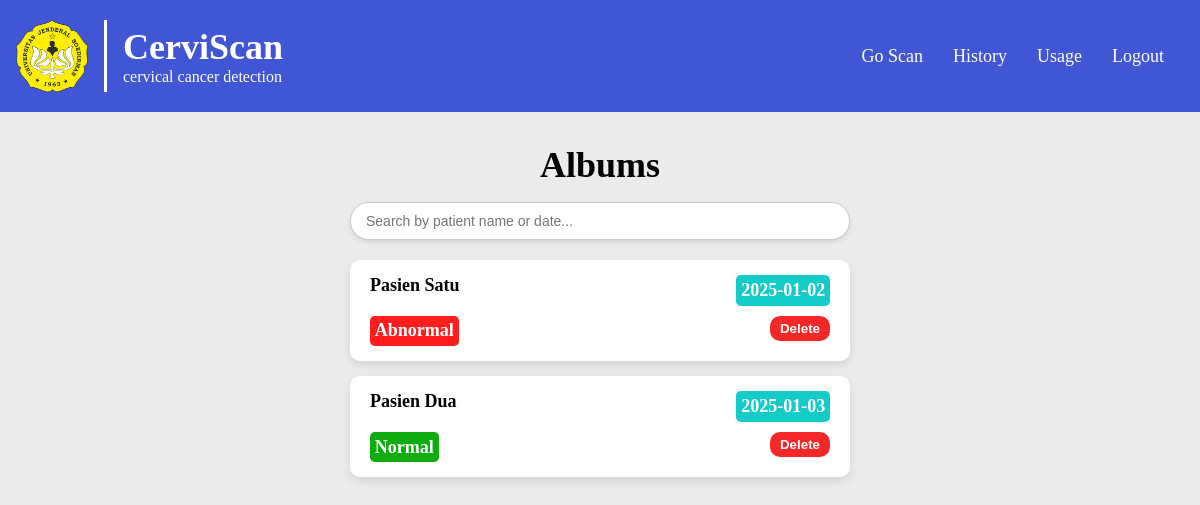
Page /history (signed in) on the earlier database version.
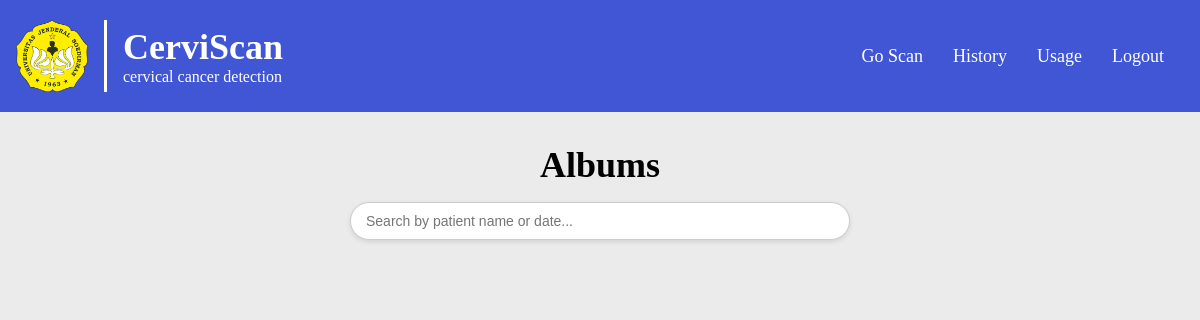
Same page on the later database version.
### app.py (models this page shows)
class History(db.Model):
    id = db.Column(db.Integer, primary_key=True)
    user_id = db.Column(db.Integer, db.ForeignKey('users.id'), nullable=False)
    name = db.Column(db.String(250), nullable=False)
    dob = db.Column(db.String(50), nullable=False)
    original = db.Column(db.String(250), nullable=False)
    gray = db.Column(db.String(250), nullable=False)
    mask = db.Column(db.String(250), nullable=False)
    segmented = db.Column(db.String(250), nullable=False)
    features = db.Column(db.PickleType, nullable=False)
    prediction = db.Column(db.String(250), nullable=False)
    date = db.Column(db.DateTime, default=datetime.utcnow)

### app.py (the view)
@app.route('/history', methods=['GET'])
@login_required
def history_page():
    user_history = History.query.filter_by(user_id=current_user.id).all()
    return render_template('history.html', history=user_history)

### app.py (called while the page is built)
@login_manager.user_loader
def loader_user(user_id):
    return Users.query.get(user_id)

### templates/history.html (shortened to what this page needs)
{% extends 'base.html' %} {% block title %} History {% endblock %} {% block
content %}
<div class="page-container albums">
    <div class="albums-section">
        <h1>Albums</h1>
        <div class="search-container">
            <input
                type="text"
                class="search-bar"
                id="search-bar"
                placeholder="Search by patient name or date..."
                onkeyup="filterHistory()"
            />
        </div>
        {% for entry in history %}
        <a
            class="album-card"
            href="/history/{{ entry.id }}"
            data-name="{{ entry.name|lower }}"
            data-date="{{ entry.date.strftime('%Y-%m-%d') }}"
        >
            <div class="album-card-head">
                <p>{{ entry.name }}</p>
                <div class="tag date">
                    <p>{{ entry.date.strftime('%Y-%m-%d') }}</p>
                </div>
            </div>
            <div class="album-card-foot">
                {% if entry.prediction == "normal" %}
                <div class="tag normal"><p>Normal</p></div>
                {% else %}
                <div class="tag abnormal"><p>Abnormal</p></div>
                {% endif %}
                <form
                    action="/delete/{{ entry.id }}"
                    method="POST"
                    onsubmit="return confirmDelete()"
                >
                    <button type="submit" class="btn btn-danger">Delete</button>
                </form>
            </div>
        </a>
        {% endfor %}
    </div>
</div>
{% endblock %}

### templates/base.html (shortened to what this page needs)
<!DOCTYPE html>
<html>
    <head>
        <link
            rel="stylesheet"
            href="{{ url_for('static', filename='styles/styles_.css') }}"
        />
    </head>
    <body>
        <nav class="navbar">
            <div class="nav-container">
                <div class="logo-container">
                    <img src="../static/assets/logo-unsoed-baru.png" alt="" />
                    <div>
                        <a href="{{ url_for('index') }}" class="logo"
                            >CerviScan</a
                        >
                        <p>cervical cancer detection</p>
                    </div>
                </div>
                <ul class="menu">
                    <li><a href="{{ url_for('index') }}">Go Scan</a></li>
                    <li><a href="{{ url_for('history_page') }}">History</a></li>
                    <li><a href="{{ url_for('usage') }}">Usage</a></li>
                    <li><a href="{{ url_for('logout') }}">Logout</a></li>
                </ul>
            </div>
        </nav>
        {% block content %}{% endblock %}
    </body>
</html>

### static/styles/styles_.css (style rules this page uses)
html { box-sizing: border-box; font-size: 16px; }
*, *:before, *:after { box-sizing: inherit; }
body, h1, h2, h3, h4, h5, h6, p, ol, ul { margin: 0; padding: 0; font-weight: normal; }
ol, ul { list-style: none; }
img { max-width: 100%; height: auto; }
body { background-color: #ebebeb; overflow-y: auto; }
:root { --font-large: 2rem; --font-medium: 1rem; --font-small: 0.875rem; --text: #040316; --background-section: white; --primary: #4056d4; --secondary: #5081e2; --accent: #15cbc8; }
@media (min-width: 1025px) { :root { --font-large: 2.25rem; --font-medium: 1.125rem; --font-small: 1rem; } }
.page-container { display: flex; flex-direction: column; justify-content: center; align-items: center; padding-top: 2rem; padding-left: 2rem; padding-right: 2rem; }
.albums .albums-section { width: 90vw; max-width: 500px; }
.albums h1 { font-size: var(--font-large); font-weight: bold; text-align: center; margin-bottom: 1rem; }
.search-container { width: 100%; margin-bottom: 20px; display: flex; justify-content: center; }
.search-bar { width: 100%; padding: 10px 15px; font-size: 14px; border: 1px solid #ccc; border-radius: 20px; outline: none; box-shadow: 0px 2px 5px rgba(0, 0, 0, 0.1); }
.navbar { background: #4056d4; top: 0; z-index: 1000; position: sticky; margin: 0; padding: 20px 1rem; }
.navbar img { width: auto; height: 4.5rem; }
.navbar .logo-container { display: flex; align-content: center; justify-content: center; }
.navbar .logo-container div { display: flex; flex-direction: column; align-content: center; justify-content: center; color: white; border-left: 3px solid white; margin-left: 1rem; padding-left: 1rem; }
.logo { font-size: var(--font-large); font-weight: bold; text-decoration: none; color: white; text-align: center; }
.nav-container { display: flex; justify-content: space-between; align-items: center; }
.menu { margin: 0; display: flex; list-style: none; padding: 0; }
.menu li { padding-left: 0; margin-right: 10px; }
.menu li a { padding: 10px; color: white; text-decoration: none; display: inline-block; font-size: var(--font-medium); }

Differences in the rows shown:
removed History: name "Pasien Satu", date "2025-01-02", prediction "Abnormal"
removed History: name "Pasien Dua", date "2025-01-03", prediction "Normal"
